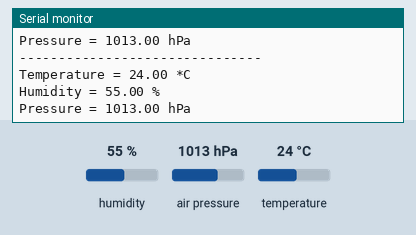
Recording of a sketch running on a simulated Arduino Uno, built with avr-gcc and run on an emulated ATmega328P. Shown: the last lines printed to the serial monitor. The inputs (shaded band) are chosen by the test bench; at power-on: humidity 55 %, air pressure 1013 hPa, temperature 24 °C.

Above: at 1.8 s.
1.9 s: humidity set to 22 %
At 2.9 s:
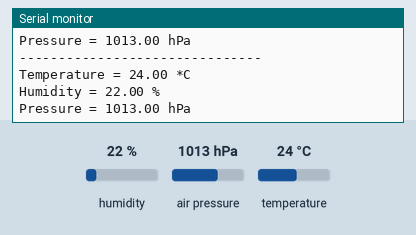
3.4 s: air pressure set to 952 hPa
At 4.7 s:
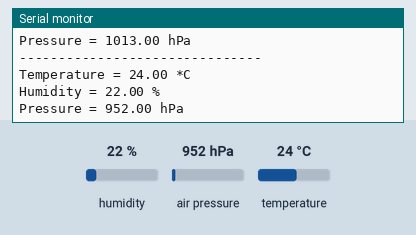
4.9 s: temperature set to 12 °C
At 6.0 s:
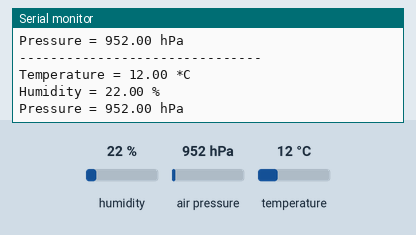

The sketch:

bme280_code.ino
```cpp
/*
Description:
Prototype code used for BME280 sensor module. Reads Tempreature, Humidty and barometric
pressure. Using pressure readings estimation about altitude can also be made.

Communication protocol: I2C or SPI

Reads: Temperature, Humidity and barometric pressure

Connection:
  I2C:
      -SCK(SCL Pin) --> A5
      -SDI(SDA Pin) --> A4
      -VCC --> 5V
      -GND --> GND
*/
#include <Wire.h>
#include <SPI.h>
#include <Adafruit_Sensor.h>
#include <Adafruit_BME280.h>

Adafruit_BME280 bme280;

unsigned long delayTime = 1000;

void setup() {
  Serial.begin(9600);


  //Check sensor status
  bool status;
  status = bme280.begin();
  if (!status) {
    Serial.println("Invalid BME280, control sensor connection!");
    while (1);
  }
}


void loop() {
  printValues();
  delay(delayTime);
}


void printValues() {

  Serial.println("-------------------------------");
  //Read temp and print to serial monitor in Celsius
  Serial.print("Temperature = ");
  Serial.print(bme280.readTemperature());
  Serial.println(" *C");

  //Read humidty and print to serial monitor in percentage
  Serial.print("Humidity = ");
  Serial.print(bme280.readHumidity());
  Serial.println(" %");

  //Read and convert pressure data and print to serial monitor
  Serial.print("Pressure = ");
  Serial.print(bme280.readPressure() / 100.0F);
  Serial.println(" hPa");
}
```

Measured:
- after the input at 1.9 s, the serial monitor: prints a new line after 0.23 s (image 1)
- after the input at 3.4 s, the serial monitor: prints a new line after 0.83 s (image 2)
- after the input at 4.9 s, the serial monitor: prints a new line after 0.32 s (image 3)
